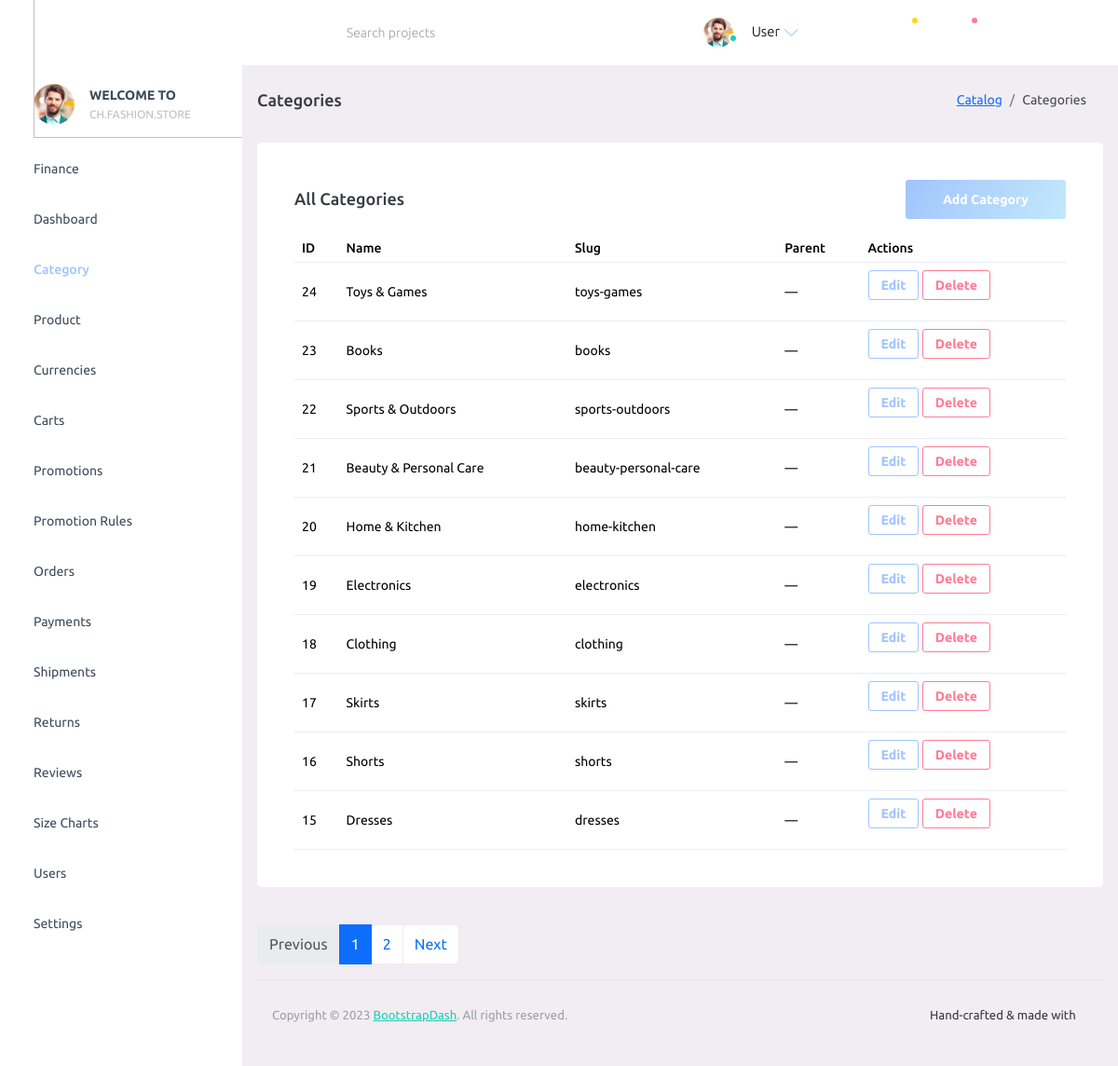
/admin/?p=category, run on the app's committed database.
### tables this page shows
CREATE TABLE IF NOT EXISTS `categories` (
  `id` bigint(20) UNSIGNED NOT NULL AUTO_INCREMENT,
  `name` varchar(150) NOT NULL,
  `slug` varchar(180) NOT NULL,
  `parent_id` bigint(20) UNSIGNED DEFAULT NULL,
  PRIMARY KEY (`id`),
  UNIQUE KEY `slug` (`slug`),
  KEY `fk_categories_parent` (`parent_id`)
);

### admin/config/database.php (called while the page is built)
<?php
function db(): PDO
{
      static $pdo = null;
      if ($pdo instanceof PDO) {
            return $pdo;
      }
      $dsn = getenv('FS_DB_DSN') ?: 'mysql:host=127.0.0.1;port=3306;dbname=fashionstore;charset=utf8mb4';
      $user = getenv('FS_DB_USER') ?: 'root';
      $pass = getenv('FS_DB_PASS') ?: '';
      $options = [
            PDO::ATTR_ERRMODE => PDO::ERRMODE_EXCEPTION,
            PDO::ATTR_DEFAULT_FETCH_MODE => PDO::FETCH_ASSOC,
            PDO::ATTR_EMULATE_PREPARES => false,
      ];
      $pdo = new PDO($dsn, $user, $pass, $options);
      try {
            $pdo->exec("SET SESSION sql_mode='STRICT_TRANS_TABLES,ERROR_FOR_DIVISION_BY_ZERO,NO_ENGINE_SUBSTITUTION'");
      } catch (Throwable $e) {
      }
      return $pdo;
}

### admin/config/function.php (called while the page is built, shortened)
<?php
require_once __DIR__ . '/database.php';
function db_all(string $sql, array $params = []): array
{
      $stmt = db()->prepare($sql);
      $stmt->execute($params);
      return $stmt->fetchAll();
}
function db_one(string $sql, array $params = []): ?array
{
      $stmt = db()->prepare($sql);
      $stmt->execute($params);
      $row = $stmt->fetch();
      return $row === false ? null : $row;
}

### admin/pages/category.php (the view, shortened to what this page needs)
<?php
require_once __DIR__ . '/../config/function.php';
$page = max(1, (int)($_GET['page'] ?? 1));
$perPage = 10;
$offset = ($page - 1) * $perPage;
$totalRow = db_one('SELECT COUNT(*) AS c FROM categories');
$total = (int)($totalRow['c'] ?? 0);
$totalPages = max(1, (int)ceil($total / $perPage));
$cats = db_all('SELECT id, name, slug, parent_id FROM categories ORDER BY id DESC LIMIT ? OFFSET ?', [$perPage, $offset]);
?>
<div class="page-header">
      <h3 class="page-title"> Categories </h3>
      <nav aria-label="breadcrumb">
            <ol class="breadcrumb">
                  <li class="breadcrumb-item"><a href="#">Catalog</a></li>
                  <li class="breadcrumb-item active" aria-current="page">Categories</li>
            </ol>
      </nav>
</div>
<div class="row">
      <div class="col-lg-12 grid-margin stretch-card">
            <div class="card">
                  <div class="card-body">
                        <div class="d-flex justify-content-between align-items-center mb-3">
                              <h4 class="card-title mb-0">All Categories</h4>
                              <button type="button" class="btn btn-gradient-primary" data-bs-toggle="modal" data-bs-target="#addCategoryModal">Add Category</button>
                        </div>
                        <div class="table-responsive">
                              <table class="table" id="categories-table">
                                    <thead>
                                          <tr>
                                                <th>ID</th>
                                                <th>Name</th>
                                                <th>Slug</th>
                                                <th>Parent</th>
                                                <th>Actions</th>
                                          </tr>
                                    </thead>
                                    <tbody>
                                          <?php foreach ($cats as $c): ?>
                                                <tr>
                                                      <td><?php echo (int)$c['id']; ?></td>
                                                      <td><?php echo htmlspecialchars($c['name'], ENT_QUOTES); ?></td>
                                                      <td><?php echo htmlspecialchars($c['slug'], ENT_QUOTES); ?></td>
                                                      <td>
                                                            <?php
                                                            $parentName = '—';
                                                            echo $parentName;
                                                            ?>
                                                      </td>
                                                      <td>
                                                            <button type="button" class="btn btn-sm btn-outline-primary" data-bs-toggle="modal" data-bs-target="#editCategoryModal-<?php echo (int)$c['id']; ?>">Edit</button>
                                                            <form method="post" style="display:inline-block" onsubmit="return confirm('Delete this category?');">
                                                                  <button type="submit" class="btn btn-sm btn-outline-danger">Delete</button>
                                                            </form>
                                                      </td>
                                                </tr>
                                          <?php endforeach; ?>
                                    </tbody>
                              </table>
                        </div>
                  </div>
            </div>
      </div>
</div>
<?php if ($totalPages > 1): ?>
      <nav aria-label="Categories pagination">
            <ul class="pagination">
                  <li class="page-item <?php echo $page <= 1 ? 'disabled' : ''; ?>">
                        <a class="page-link" href="/admin/?p=category&page=<?php echo max(1, $page - 1); ?>">Previous</a>
                  </li>
                  <?php for ($i = 1; $i <= $totalPages; $i++): ?>
                        <li class="page-item <?php echo $i === $page ? 'active' : ''; ?>">
                              <a class="page-link" href="/admin/?p=category&page=<?php echo $i; ?>"><?php echo $i; ?></a>
                        </li>
                  <?php endfor; ?>
                  <li class="page-item <?php echo $page >= $totalPages ? 'disabled' : ''; ?>">
                        <a class="page-link" href="/admin/?p=category&page=<?php echo min($totalPages, $page + 1); ?>">Next</a>
                  </li>
            </ul>
      </nav>
<?php endif; ?>

### data on the page
categories: id "24", name "Toys & Games", slug "toys-games", parentName "—"
categories: id "23", name "Books", slug "books", parentName "—"
categories: id "22", name "Sports & Outdoors", slug "sports-outdoors", parentName "—"
categories: id "21", name "Beauty & Personal Care", slug "beauty-personal-care", parentName "—"
categories: id "20", name "Home & Kitchen", slug "home-kitchen", parentName "—"
categories: id "19", name "Electronics", slug "electronics", parentName "—"
categories: id "18", name "Clothing", slug "clothing", parentName "—"
categories: id "17", name "Skirts", slug "skirts", parentName "—"
categories: id "16", name "Shorts", slug "shorts", parentName "—"
categories: id "15", name "Dresses", slug "dresses", parentName "—"

### other printed values
$displayName "User"
